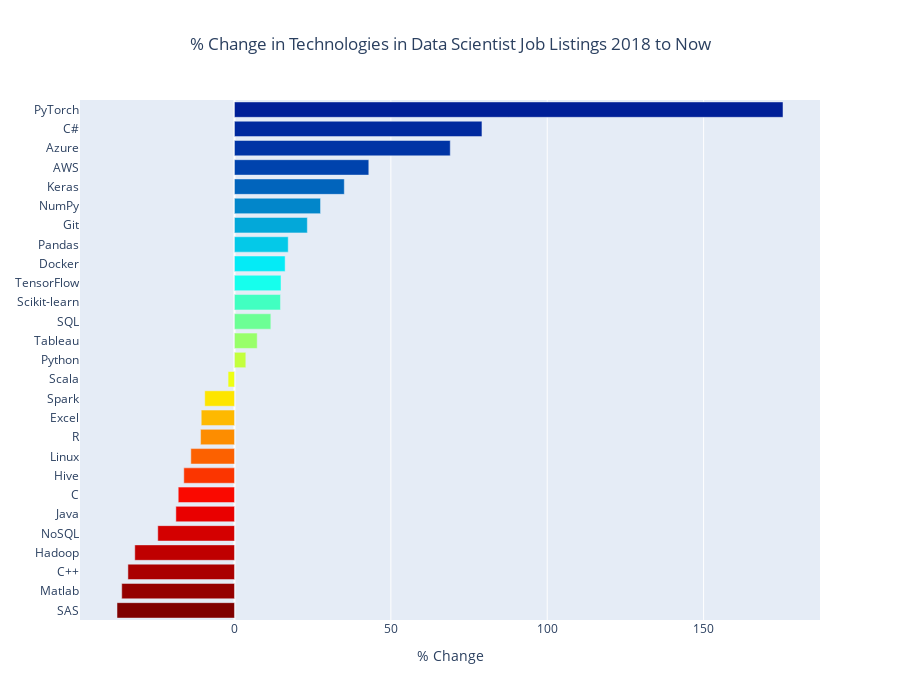

The cell this chart's notebook holds for it:
### Code cell
cmax=50
cmin=200
color_s = np.linspace(cmin, cmax, 30)

data = [
    go.Bar(  
        y=df_over_five_all_c.index,          
        x=df_over_five_all_c['% Change'],
        orientation='h',
        marker=dict(
            colorscale='Jet',
            #cauto=True,
            color=color_s
        ),
    )
]

layout = {
    'title': '% Change in Technologies in Data Scientist Job Listings 2018 to Now',
    'yaxis': {'tickmode': 'linear'},
    'xaxis': {'title': "% Change"},
    'title_x':0.5,
    'height': 700
}

fig = go.Figure(data=data, layout=layout)
py.iplot(fig)

### Figure 1 — Plotly figure (JSON) as saved in the notebook; plotly's stock layout.template omitted (floating-point values rounded to 4 significant figures)
{"data": [{"marker": {"color": [200, 194.8, 189.7, 184.5, 179.3, 174.1, 169.0, 163.8, 158.6, 153.4, 148.3, 143.1, 137.9, 132.8, 127.6, 122.4, 117.2, 112.1, 106.9, 101.7, 96.55, 91.38, 86.21, 81.03, 75.86, 70.69, 65.52, 60.34, 55.17, 50], "colorscale": [[0, "rgb(0,0,131)"], [0.2, "rgb(0,60,170)"], [0.4, "rgb(5,255,255)"], [0.6, "rgb(255,255,0)"], [0.8, "rgb(250,0,0)"], [1, "rgb(128,0,0)"]]}, "orientation": "h", "type": "bar", "x": [-37.56, -36.05, -34.07, -31.87, -24.53, -18.74, -17.99, -16.2, -13.95, -10.84, -10.63, -9.511, -2.044, 3.627, 7.265, 11.63, 14.71, 14.88, 16.2, 17.18, 23.29, 27.52, 35.11, 42.95, 68.99, 79.13, 175.4], "y": ["SAS", "Matlab", "C++", "Hadoop", "NoSQL", "Java", "C", "Hive", "Linux", "R", "Excel", "Spark", "Scala", "Python", "Tableau", "SQL", "Scikit-learn", "TensorFlow", "Docker", "Pandas", "Git", "NumPy", "Keras", "AWS", "Azure", "C#", "PyTorch"]}], "layout": {"height": 700, "title": {"text": "% Change in Technologies in Data Scientist Job Listings 2018 to Now", "x": 0.5}, "xaxis": {"title": {"text": "% Change"}}, "yaxis": {"tickmode": "linear"}}}
